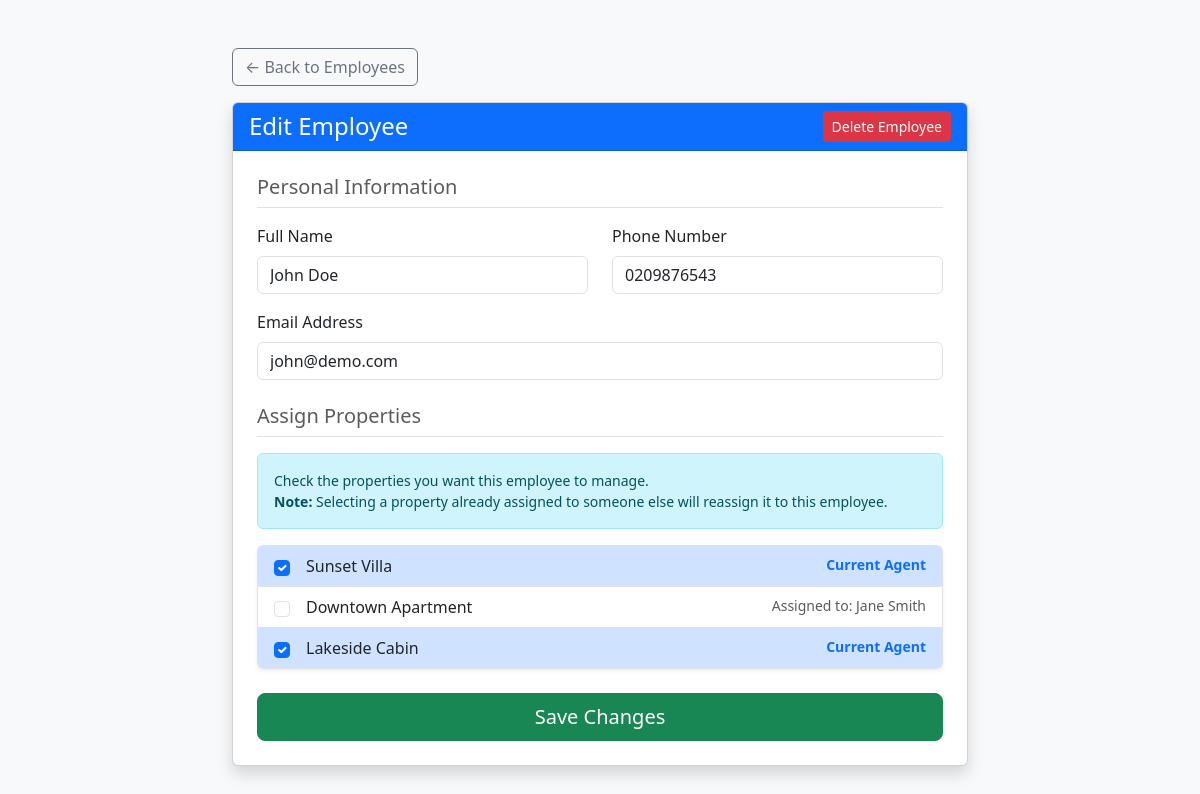
/edit_employee.php?id=1 (signed in), run on the app's committed database.
### tables this page shows
CREATE TABLE `employees` (
  `employee_id` int(11) NOT NULL,
  `employee_name` varchar(100) NOT NULL,
  `employee_email` varchar(100) NOT NULL,
  `employee_password` varchar(255) DEFAULT NULL,
  `employee_phone` varchar(20) DEFAULT NULL,
  `manager_id` int(11) DEFAULT NULL
);

CREATE TABLE `properties` (
  `property_id` int(11) NOT NULL,
  `property_name` varchar(150) NOT NULL,
  `property_description` text DEFAULT NULL,
  `property_rent` decimal(10,2) NOT NULL,
  `property_revenue` decimal(15,2) DEFAULT 0.00,
  `property_image` varchar(255) DEFAULT 'default.webp',
  `manager_id` int(11) NOT NULL,
  `employee_id` int(11) DEFAULT NULL,
  `tenant_id` int(11) DEFAULT NULL
);

### edit_employee.php (the view, shortened to what this page needs)
<?php
$conn = getDBConnection();
$manager_id = $_SESSION['user_id'];
$emp_id = $_GET['id'];
$errors = [];
$stmt = $conn->prepare("SELECT * FROM employees WHERE employee_id = ? AND manager_id = ?");
$stmt->bind_param("ii", $emp_id, $manager_id);
$stmt->execute();
$employee = $stmt->get_result()->fetch_assoc();
$prop_sql = "SELECT p.property_id, p.property_name, p.employee_id, e.employee_name
             FROM properties p
             LEFT JOIN employees e ON p.employee_id = e.employee_id
             WHERE p.manager_id = ?";
$prop_stmt = $conn->prepare($prop_sql);
$prop_stmt->bind_param("i", $manager_id);
$prop_stmt->execute();
$properties_result = $prop_stmt->get_result();
?>
<!DOCTYPE html>
<html lang="en">
<head>
    <link href="https://cdn.jsdelivr.net/npm/bootstrap@5.3.3/dist/css/bootstrap.min.css" rel="stylesheet">
</head>
<body class="bg-light">
<div class="container mt-5 mb-5">
    <div class="row justify-content-center">
        <div class="col-md-8">
            <a href="manage_employees.php" class="btn btn-outline-secondary mb-3">&larr; Back to Employees</a>
            <div class="card shadow">
                <div class="card-header bg-primary text-white d-flex justify-content-between align-items-center">
                    <h4 class="mb-0">Edit Employee</h4>
                    <a href="delete_employee.php?id=<?php echo $emp_id; ?>"
                       class="btn btn-danger btn-sm"
                       onclick="return confirm('Are you sure? This will remove the employee and unassign all their properties.');">
                       Delete Employee
                    </a>
                </div>
                <div class="card-body p-4">
                    <form method="POST" id="editEmployeeForm" novalidate>
                        <h5 class="mb-3 text-muted border-bottom pb-2">Personal Information</h5>
                        <div class="row">
                            <div class="col-md-6 mb-3">
                                <label class="form-label">Full Name</label>
                                <input type="text" class="form-control <?php echo isset($errors['name']) ? 'is-invalid' : ''; ?>"
                                       name="employee_name" id="empName"
                                       value="<?php echo htmlspecialchars($employee['employee_name']); ?>" required>
                            </div>
                            <div class="col-md-6 mb-3">
                                <label class="form-label">Phone Number</label>
                                <input type="text" class="form-control" name="employee_phone"
                                       value="<?php echo htmlspecialchars($employee['employee_phone']); ?>">
                            </div>
                        </div>
                        <div class="mb-4">
                            <label class="form-label">Email Address</label>
                            <input type="email" class="form-control <?php echo isset($errors['email']) ? 'is-invalid' : ''; ?>"
                                   name="employee_email" id="empEmail"
                                   value="<?php echo htmlspecialchars($employee['employee_email']); ?>" required>
                        </div>
                        <h5 class="mb-3 text-muted border-bottom pb-2">Assign Properties</h5>
                        <div class="alert alert-info small">
                            Check the properties you want this employee to manage.
                            <br><strong>Note:</strong> Selecting a property already assigned to someone else will reassign it to this employee.
                        </div>
                        <div class="list-group mb-4 shadow-sm" style="max-height: 300px; overflow-y: auto;">
                            <?php
                            $properties_result->data_seek(0);
                            if ($properties_result->num_rows > 0):
                                while($prop = $properties_result->fetch_assoc()):
                                    $is_mine = ($prop['employee_id'] == $emp_id);
                                    $is_taken = ($prop['employee_id'] && !$is_mine);
                            ?>
                                <label class="list-group-item d-flex gap-3 align-items-center <?php echo $is_mine ? 'bg-primary-subtle' : ''; ?>">
                                    <input class="form-check-input flex-shrink-0" type="checkbox"
                                           name="assigned_properties[]"
                                           value="<?php echo $prop['property_id']; ?>"
                                           <?php echo $is_mine ? 'checked' : ''; ?>>
                                    <span class="d-flex w-100 justify-content-between">
                                        <span><?php echo htmlspecialchars($prop['property_name']); ?></span>
                                        <small class="text-muted">
                                            <?php
                                            if ($is_mine) echo '<span class="text-primary fw-bold">Current Agent</span>';
                                            elseif ($is_taken) echo 'Assigned to: ' . htmlspecialchars($prop['employee_name']);
                                            else echo 'Unassigned';
                                            ?>
                                        </small>
                                    </span>
                                </label>
                            <?php endwhile; ?>
                            <?php else: ?>
                                <div class="list-group-item text-center text-muted">You have no properties to assign.</div>
                            <?php endif; ?>
                        </div>
                        <div class="d-grid gap-2">
                            <button type="submit" class="btn btn-success btn-lg">Save Changes</button>
                        </div>
                    </form>
                </div>
            </div>
        </div>
    </div>
</div>
</body>
</html>

### data on the page
employees: employee_name "John Doe", employee_phone "0209876543", employee_email "john@demo.com"
properties: employee_id "☑", property_name "Sunset Villa", shows "Current Agent"
properties: property_name "Downtown Apartment", employee.employee_name "Jane Smith"
properties: employee_id "☑", property_name "Lakeside Cabin", shows "Current Agent"
